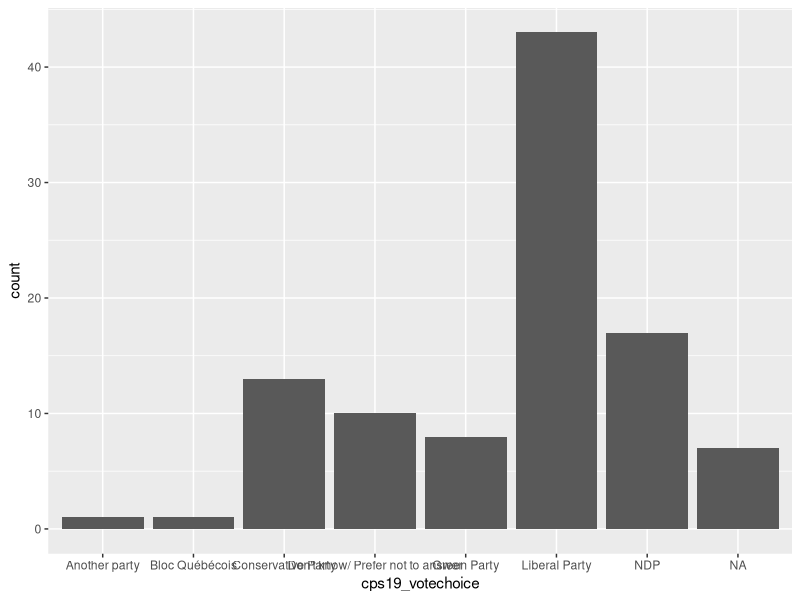
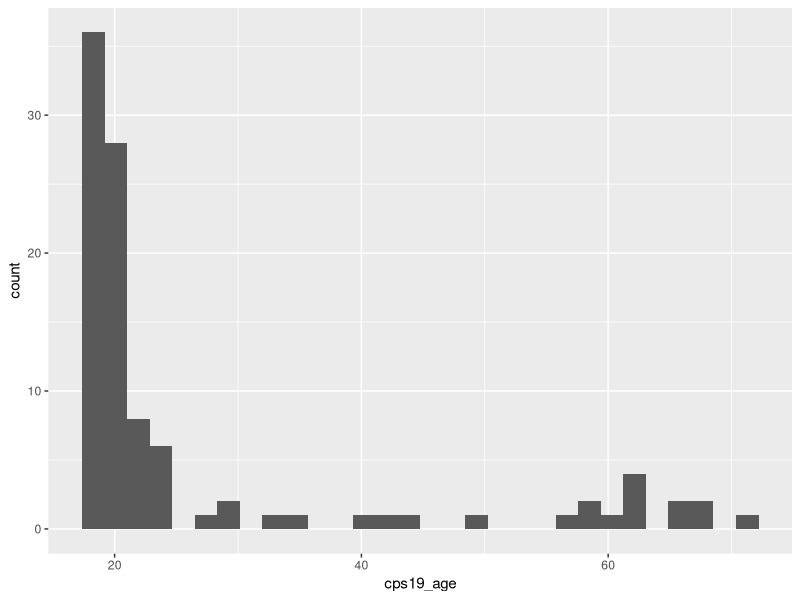
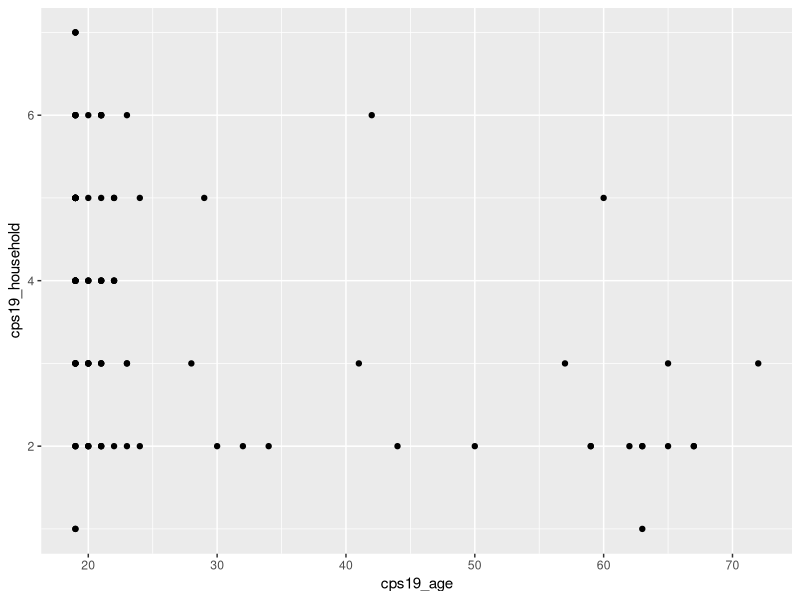
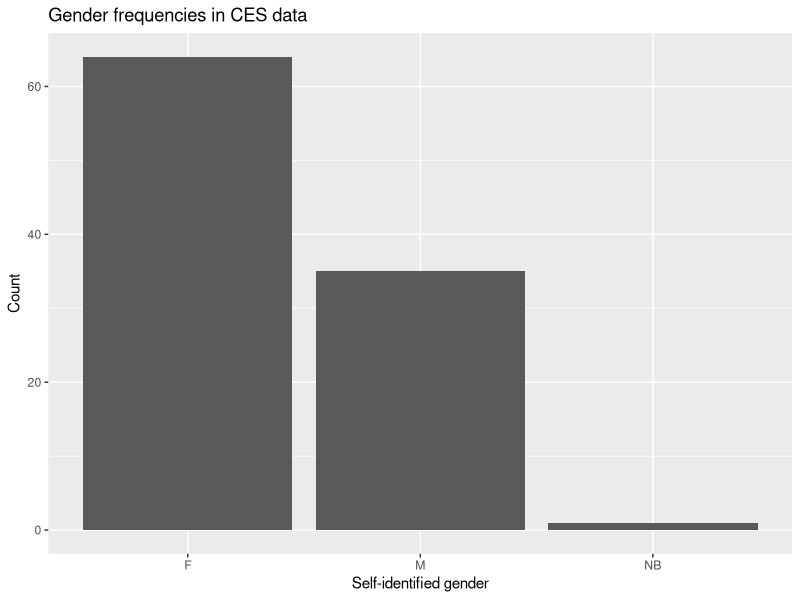
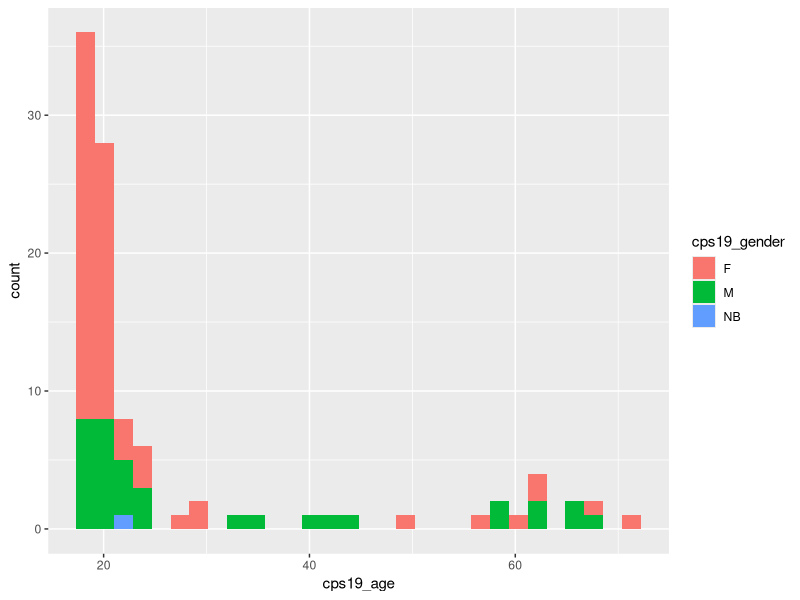
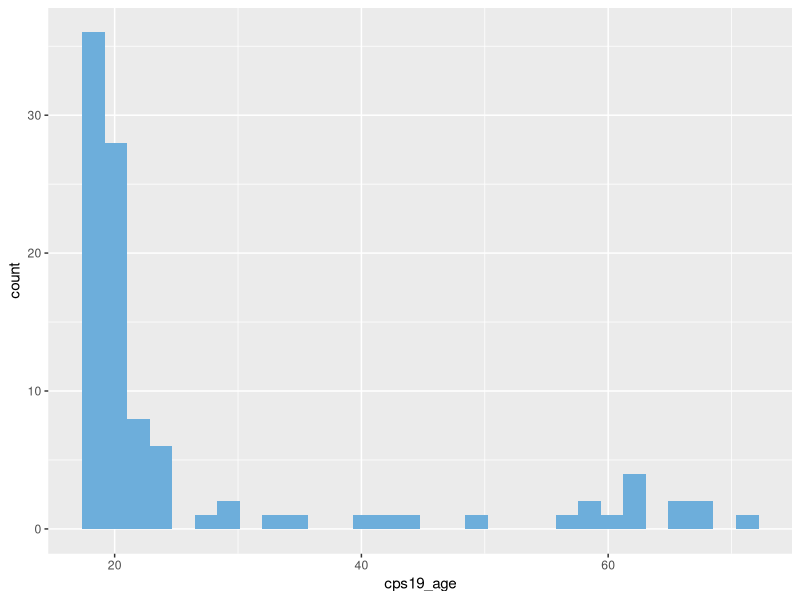
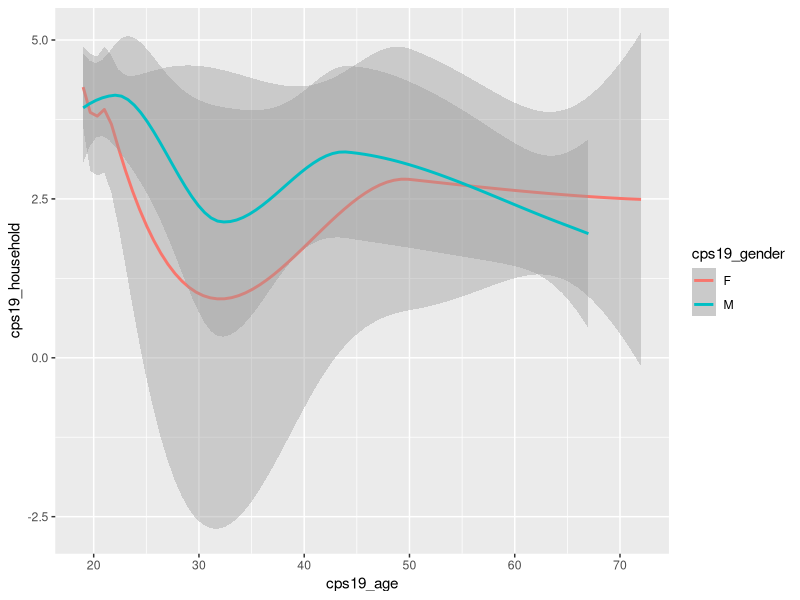
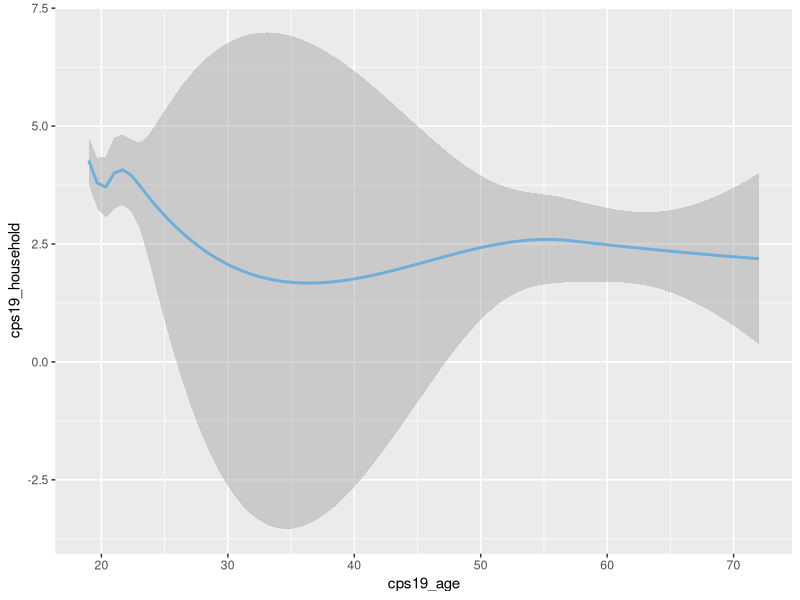

Here is the R script that generated these plots, in order:
## ---- chunk 1
def.chunk.hook <- knitr::knit_hooks$get("chunk")
knitr::knit_hooks$set(chunk = function(x, options) {
  # Apply the default chunk hook
  x <- def.chunk.hook(x, options)
  
  # Define the maximum line length
  max_length <- 60
  
  # Split the lines of code
  lines <- strsplit(x, "\n")[[1]]
  
  # Wrap long lines
  wrapped_lines <- lapply(lines, function(line) {
    if (nchar(line) > max_length) {
      # Wrap the line if it exceeds the maximum length
      wrapped_line <- paste(strwrap(line, width = max_length), collapse = "\n")
    } else {
      line
    }
  })
  
  # Join the modified lines back together
  modified_code <- paste(wrapped_lines, collapse = "\n")
  
  # Modify the font size
  modified_code <- paste0("\n \\", "small", "\n\n", modified_code, "\n\n \\normalsize")
  
  # Return the modified code
  modified_code
})

## ---- chunk 2
library(tidyverse)
library(ggplot2)
## ---- chunk 3
CES_data <- read_csv("CES_data_short.csv")

## ---- chunk 4
CES_data %>%
  ggplot(aes(x = cps19_votechoice)) +
  geom_bar()
## ---- chunk 5
CES_data %>%
  mutate(age = 90 - cps19_yob) %>%
  ggplot(aes(x = cps19_age)) +
  geom_histogram()
## ---- chunk 6
CES_data %>%
  mutate(age = 90 - cps19_yob) %>%
  ggplot(aes(x = cps19_age, y = cps19_household)) +
  geom_point()
## ---- chunk 7
CES_data %>%
  ggplot(aes(x = cps19_gender)) + 
  geom_bar() +
  labs(x = "Self-identified gender",
       y = "Count",
       title = "Gender frequencies in CES data")
## ---- chunk 8
CES_data %>%
  ggplot(aes(x = cps19_age,
             fill = cps19_gender)) +
  geom_histogram()
## ---- chunk 9
CES_data %>%
  ggplot(aes(x = cps19_age)) +
  geom_histogram(fill = "#6DAEDB")
## ---- chunk 10
CES_data %>%
  ggplot(aes(x = cps19_age,
             y = cps19_household,
             color = cps19_gender)) +
  geom_smooth()
## ---- chunk 11
CES_data %>%
  ggplot(aes(x = cps19_age,
             y = cps19_household)) +
  geom_smooth(color = "#6DAEDB")
## ---- chunk 12
CES_data %>%
  ggplot(aes(x = cps19_age,
             y = cps19_income_number,
             size = cps19_household)) +
  geom_point()
## ---- chunk 13
CES_data %>%
  ggplot(aes(x = cps19_age,
             y = cps19_income_number)) +
  geom_point(size = 15)
## ---- chunk 14
CES_data %>%
  ggplot(aes(x = cps19_age,
             y = cps19_income_number)) +
  geom_point() +
  geom_smooth()
## ---- chunk 15
CES_data %>%
  ggplot() +
  geom_point(aes(x = cps19_age,
                 y = cps19_income_number)) +
  geom_line(aes(x = cps19_age,
                y = mean(cps19_income_number, na.rm = TRUE)))
## ---- chunk 16
CES_data %>%
  ggplot(aes(x = cps19_age)) +
  geom_histogram() +
  facet_wrap(facets = "cps19_gender")
## ---- chunk 17
CES_data %>%
  ggplot(aes(x = cps19_age)) +
  geom_histogram() +
  facet_wrap(facets = "cps19_gender") +
  theme_minimal()
## ---- chunk 18
CES_data %>%
  ggplot(aes(x = cps19_age)) +
  geom_histogram() +
  facet_wrap(facets = "cps19_gender") +
  theme_light()
## ---- chunk 19
CES_data %>%
  ggplot() +
  geom_bar(aes(x = cps19_votechoice))
## ---- chunk 20
CES_data %>%
  ggplot() +
  geom_bar(aes(x = cps19_votechoice)) +
  scale_x_discrete(labels = c(
    "Liberal Party" = "Liberal",
    "Conservative Party" = "Conservative",
    "Bloc Québécois" = "Bloc",
    "Green Party" = "Green",
    "People's Party" = "PPC",
    "Another party" = "Other",
    "Don't know/ Prefer not to answer" = "DK/PNTA")
  )
## ---- chunk 21
CES_data %>%
  ggplot() +
  geom_bar(aes(x = factor(cps19_votechoice,
                          levels = c("Liberal Party",
                                     "Conservative Party",
                                     "Bloc Québécois",
                                     "Green Party",
                                     "People's Party",
                                     "Another party",
                                     "Don't know/ Prefer not to answer")))) +
  scale_x_discrete(labels = c(
    "Liberal Party" = "Liberal",
    "Conservative Party" = "Conservative",
    "Bloc Québécois" = "Bloc",
    "Green Party" = "Green",
    "People's Party" = "PPC",
    "Another party" = "Other",
    "Don't know/ Prefer not to answer" = "DK/PNTA")
  )
## ---- chunk 22
CES_data %>%
  ggplot() +
  geom_bar(aes(x = factor(cps19_votechoice,
                          levels = c("Liberal Party",
                                     "Conservative Party",
                                     "Bloc Québécois",
                                     "Green Party",
                                     "People's Party",
                                     "Another party",
                                     "Don't know/ Prefer not to answer")),
               fill = cps19_gender)) +
  scale_x_discrete(labels = c(
    "Liberal Party" = "Liberal",
    "Conservative Party" = "Conservative",
    "Bloc Québécois" = "Bloc",
    "Green Party" = "Green",
    "People's Party" = "PPC",
    "Another party" = "Other",
    "Don't know/ Prefer not to answer" = "DK/PNTA"
  ))
## ---- chunk 23
CES_data %>%
  ggplot() +
  geom_bar(aes(x = factor(cps19_votechoice,
                          levels = c("Liberal Party",
                                     "Conservative Party",
                                     "Bloc Québécois",
                                     "Green Party",
                                     "People's Party",
                                     "Another party",
                                     "Don't know/ Prefer not to answer")),
               fill = cps19_gender),
           position = "dodge") +
  scale_x_discrete(labels = c(
    "Liberal Party" = "Liberal",
    "Conservative Party" = "Conservative",
    "Bloc Québécois" = "Bloc",
    "Green Party" = "Green",
    "People's Party" = "PPC",
    "Another party" = "Other",
    "Don't know/ Prefer not to answer" = "DK/PNTA"
  ))
## ---- chunk 24
CES_data %>%
  ggplot() +
  geom_bar(aes(x = factor(cps19_votechoice,
                          levels = c("Liberal Party",
                                     "Conservative Party",
                                     "Bloc Québécois",
                                     "Green Party",
                                     "People's Party",
                                     "Another party",
                                     "Don't know/ Prefer not to answer")),
               fill = cps19_gender),
           position = "dodge",
           width = 0.5) +
  scale_x_discrete(labels = c(
    "Liberal Party" = "Liberal",
    "Conservative Party" = "Conservative",
    "Bloc Québécois" = "Bloc",
    "Green Party" = "Green",
    "People's Party" = "PPC",
    "Another party" = "Other",
    "Don't know/ Prefer not to answer" = "DK/PNTA"
  ))
## ---- chunk 25
CES_data %>%
  ggplot() +
  geom_histogram(aes(x = cps19_party_rating_24))
## ---- chunk 26
CES_data %>%
  ggplot() +
  geom_histogram(aes(x = cps19_party_rating_24),
                 bins = 10)
## ---- chunk 27
CES_data %>%
  ggplot() +
  geom_histogram(aes(x = cps19_party_rating_24),
                 bins = 10) +
  facet_wrap(facets = "cps19_spend_educ")
## ---- chunk 28
CES_data %>%
  ggplot() +
  geom_histogram(aes(x = cps19_party_rating_24),
                 bins = 10) +
  facet_wrap(facets = "cps19_spend_educ",
             nrow = 1)
## ---- chunk 29
CES_data %>%
  ggplot() +
  geom_histogram(aes(x = cps19_party_rating_24),
                 bins = 10) +
  facet_wrap(~factor(cps19_spend_educ,
                     levels = c("Spend less",
                                "Spend about the same as now",
                                "Spend more",
                                "Don't know/ Prefer not to answer")),
             nrow = 1)
## ---- chunk 30
CES_data %>%
  ggplot() +
  geom_histogram(aes(x = cps19_party_rating_24),
                 bins = 10) +
  facet_wrap(~factor(cps19_spend_educ,
                     levels = c("Spend less",
                                "Spend about the same as now",
                                "Spend more",
                                "Don't know/ Prefer not to answer")),
             nrow = 1) +
  labs(x = "Conservative Party rating",
       y = "Count",
       title = "Views on education spending and the Conservative Party")
## ---- chunk 31
CES_data %>%
  ggplot() +
  geom_histogram(aes(x = cps19_party_rating_24),
                 bins = 10) +
  facet_wrap(~factor(cps19_spend_educ,
                     levels = c("Spend less",
                                "Spend about the same as now",
                                "Spend more",
                                "Don't know/ Prefer not to answer")),
             nrow = 1) +
  labs(x = "Conservative Party rating",
       y = "Count",
       title = "Views on education spending and the Conservative Party")
## ---- chunk 32
CES_data %>%
  ggplot() +
  geom_point(aes(x = cps19_age,
             y = cps19_Q_TotalDuration))
## ---- chunk 33
CES_data %>%
  ggplot() +
  geom_point(aes(x = cps19_age,
             y = cps19_Q_TotalDuration)) +
  scale_y_continuous(limits = c(0,3600))
## ---- chunk 34
CES_data %>%
  ggplot() +
  geom_point(aes(x = cps19_age,
             y = cps19_Q_TotalDuration),
         position = "jitter") +
  scale_y_continuous(limits = c(0,3600))
## ---- chunk 35
CES_data %>%
  ggplot() +
  geom_point(aes(x = cps19_age,
             y = cps19_Q_TotalDuration),
         position = "jitter",
         size = 0.7) +
  scale_y_continuous(limits = c(0,3600))
## ---- chunk 36
CES_data %>%
  ggplot() +
  geom_point(aes(x = cps19_age,
             y = cps19_Q_TotalDuration),
         position = "jitter",
         size = 0.7) +
  scale_y_continuous(limits = c(0,3600)) +
  labs(x = "Age",
       y = "Seconds spent on survey",
       title = "Age and time to complete survey amoung attentive survey-takers")
